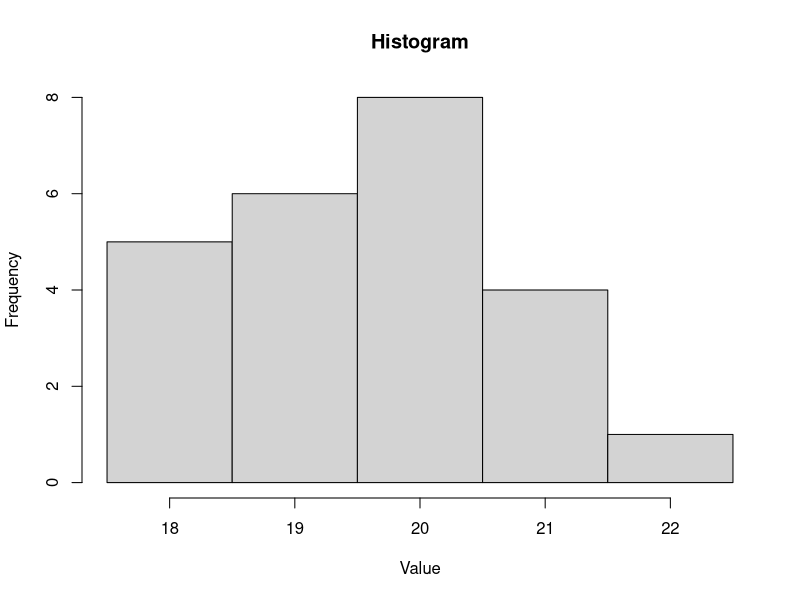

Reproduce this figure in R.
## ---- chunk 1
## DATA GENERATION
shape1 = 2**runif(1,-1,1)
shape2 = 2**runif(1,-1,1)
dims = sample(4:6,2)
rows = min(dims)
cols = max(dims)
n = rows*cols
offset = runif(1,0,60)
dd = round(rbeta(n,shape1,shape2)*sample(5:8,1) + offset+0.5,4)
data = round(dd)

## The frequency table
bin = min(data):max(data)
frequency = tabulate(data)[bin]
df_freq = data.frame(bin, frequency)
## ---- chunk 2
hist(dd,breaks=c(bin-0.5,max(bin)+0.5),main="Histogram",xlab="Value")
